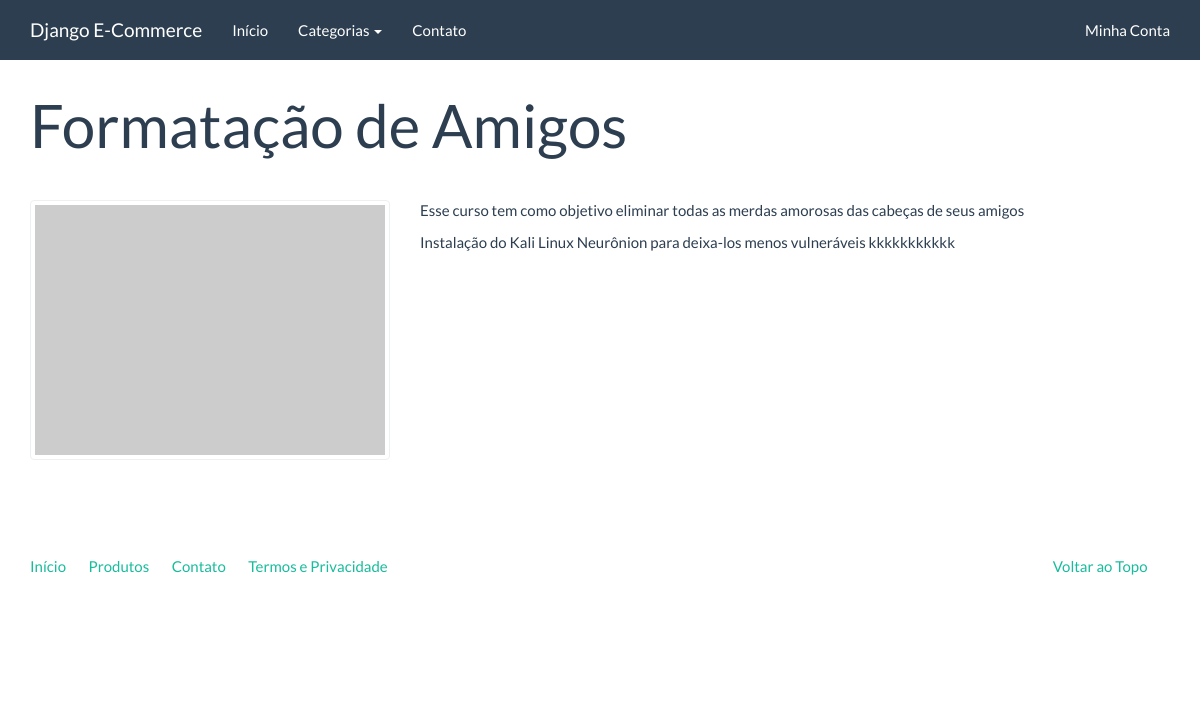
The app's page /catalogo/produtos/formatacao-de-amigos/ with its own data.
### catalog/models.py (models this page shows, shortened)
class Product(models.Model):
    name = models.CharField('Nome', max_length=100)
    slug = models.SlugField('Identificador',max_length=100)
    category = models.ForeignKey('catalog.Category', verbose_name='Categoria')
    description = models.TextField('Descrição', blank=True)
    price = models.DecimalField('Preço', decimal_places=2, max_digits=8)
    created = models.DateTimeField('Criado em', auto_now_add=True)
    modified =  models.DateTimeField('Modificado em', auto_now=True)
    class Meta:
        verbose_name = 'Produto'
        verbose_name_plural = 'Produtos'
        ordering = ['name']
    def __str__(self):
        return self.name

### catalog/views.py (the view)
# urls.py: url(r'^produtos/(?P<slug>[\w_-]+)/$', views.product, name='product'),
def product(request, slug):
    product = Product.objects.get(slug=slug)
    context = {
        'product':product
    }
    return render(request, 'catalog/product.html',context)

### catalog/context_processors.py (called while the page is built)
def categories(request):
    return{
        'categories': Category.objects.all()
    }

### catalog/models.py (called while the page is built)
    def __str__(self):
        return self.name

    def get_absolut_url(self):
        return reverse('catalog:category', kwargs={'slug':self.slug})

### catalog/templates/catalog/product.html (shortened to what this page needs)
{% extends "base.html" %}
{% block container %}
<div class="page-header">
  <h1>{{product}}</h1>
</div>
<div class="row">
  <div class="col-sm-4">
    <a href="#" class="thumbnail">
      <img src="http://placehold.it/350x250" alt="" />
    </a>
  </div>
  <div class="col-sm-8">
    {{product.description|linebreaks}}
  </div>
</div>
{% endblock %}

### records on screen
Product: name "Formatação de Amigos", description "Esse curso tem como objetivo eliminar todas as merdas amorosas das cabeças de seus amigos Instalação do Kali Linux Neurônion para deixa-los menos vulneráveis kkkkkkkkkkk"
